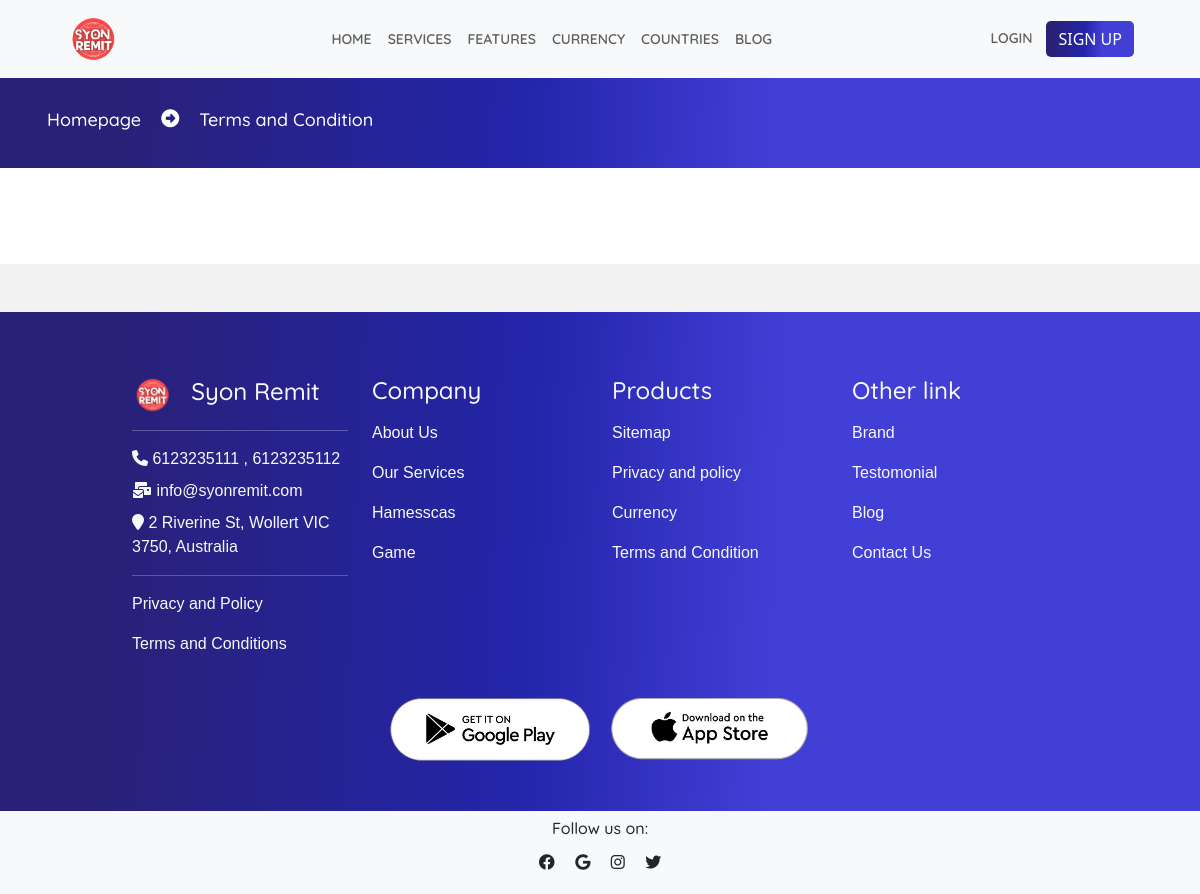
Page /terms-and-condition on the committed database.
### owner/models.py (models this page shows, shortened)
class SiteSetting(models.Model):
    title = models.CharField(max_length=200)
    subtitle = models.CharField(max_length=300, null=True, blank=True)
    light_logo = models.ImageField(upload_to='logo/', null=True, blank=True)
    dark_logo = models.ImageField(upload_to='logo/', null=True, blank=True)
    favicon = models.ImageField(upload_to='logo/', null=True, blank=True)
    email = models.CharField(max_length=200, null=True, blank=True)
    number_one = models.BigIntegerField(null=True, blank=True)
    number_two = models.BigIntegerField(null=True, blank=True)
    address = models.CharField(max_length=200)

### homepage/models.py (models this page shows, shortened)
class Footor(models.Model):
    name = models.CharField(max_length=200)
    link = models.CharField(max_length=1000)
    row = models.CharField(max_length=100, choices=(
        ('First', 'First'),
        ('Second', 'Second'),
        ('Third', 'Third')
    ), default="First")

class SocialLink(models.Model):
    name = models.CharField(max_length=200)
    icon = models.CharField(max_length=200)
    link = models.CharField(max_length=800)

### homepage/views.py (the view)
# urls.py: path('terms-and-condition', views.termsView, name = "terms"),
def termsView(request):
    dist = {
        'service_man':Service.objects.all(),
        'social':SocialLink.objects.all(),
        'first_fo':Footor.objects.filter(row='First'),
        'second_fo':Footor.objects.filter(row='Second'),
        'third_fo':Footor.objects.filter(row='Third'),
    }
    dist.update(siteInfo())
    return render(request, "homepage/other/terms.html", dist)

### homepage/views.py (called while the page is built)
def siteInfo():
    site = SiteSetting.objects.all()
    if site:
        for i in site:
            site = i
            break
    dist ={
        'site':site
    }
    return dist

### template/homepage/other/terms.html (shortened to what this page needs)
{% extends 'homepage/index.html' %}
{% block inside %}
<div class="row m-0" id="topbarpage">
    <div class="d-flex my-auto">
        <h2 class="head-para">
            <a href="{%url 'homepage:homepage'%}">
                Homepage
            </a>
        </h2>
        <p class="head-para">
            <i class="fa fa-arrow-alt-circle-right"></i>
        </p>
        <h2 class="head-para">
            Terms and Condition
        </h2>
    </div>
</div>
<div class="row bg-white m-0 pt-5 pb-5">
</div>
{% endblock inside %}

### template/homepage/index.html (shortened to what this page needs)
{% extends 'base.html' %}
{% load static %}
{% block content %}
<link
  rel="stylesheet"
  href="https://cdn.jsdelivr.net/npm/swiper@10/swiper-bundle.min.css"
/>
<div class="p-0 m-0">
    <nav class="navbar navbar-expand-lg bg-body-tertiary fixed-top bg-light" id="navbar">
        <div class="container-fluid">
          <div class="collapse navbar-collapse d-flex justify-content-between" id="navbarNav">
            <a href="{%url 'homepage:homepage'%}" class="d-flex">
                <img src="{%if site.light_logo %} {{site.light_logo.url}} {%else%}{%static 'resources/logodark.png'%} {%endif%}" alt="" height="50px">
            </a>
            <ul class="navbar-nav m-auto">
              <li class="nav-item my-auto">
                <a class="nav-link " aria-current="page" href="{%url 'homepage:homepage'%}">
                    HOME
                </a>
              </li>
              <li class="nav-item my-auto">
                <a class="nav-link" href="{%url 'homepage:services'%}">
                    SERVICES
                </a>
              </li>
              <li class="nav-item my-auto">
                <a class="nav-link" href="{%url 'homepage:feature'%}">
                    FEATURES
                </a>
              </li>
              <li class="nav-item my-auto">
                <a class="nav-link" href="{%url 'homepage:currency'%}">
                    CURRENCY
                </a>
              </li>
              <li class="nav-item my-auto">
                <a class="nav-link" href="{%url 'homepage:country'%}">
                    COUNTRIES
                </a>
              </li>
              <li class="nav-item my-auto">
                <a class="nav-link" href="{%url 'homepage:blog'%}">
                    BLOG</a>
              </li>
            </ul>
            <div class="nav-item dropdown">
                <a href="{%url 'homepage:login'%}" id="loginHome">
                    {% if request.user.is_authenticated %}
                        Dashboard
                        {% else %}
                            LOGIN
                    {% endif %}
                </a>
                {% if request.user.is_authenticated %}
                    <a href="{%url 'homepage:logout'%}" class ="text-secondary" >
                        <button class="btn btn-danger">
                            Logout
                        </button>
                    </a>
                {% else %}
                    <a href="{%url 'homepage:register'%}">
                        <button class="btn btn-primary">
                            SIGN UP
                        </button>
                    </a>
                {% endif %}
            </div>
          </div>
        </div>
    </nav>
    <div class="maintain">
    </div>
    {% block inside %}{% endblock inside %}
    <div class="footer row p-0 m-0 mt-5">
        <div class="col-12 col-lg-10  mt-5 m-auto mb-5">
            <div class="row p-0 m-0 ps-2 pe-2">
                <div class="col-12 col-lg-3 mt-3 text-light">
                    <div class="d-flex footer-first">
                        <img src="{%if site.light_logo %} {{site.light_logo.url}} {%else%}{%static 'resources/logodark.png'%} {%endif%}" alt="{{site.title}}">
                        <b class="my-auto">
                            <h4 class="ps-3">{{site.title}}</h4>
                        </b>
                    </div>
                    <hr>
                    <div class="mt-3">
                        <p class="m-0 mt-2 text-light">
                            <i class="fa fa-phone"></i> {{site.number_one}} {% if site.number_two  %}
                            , {{site.number_two}}
                           {% endif %}
                        </p>
                        <p class="m-0 mt-2 text-light">
                            <i class="fa fa-envelopes-bulk"></i> {{site.email}}
                        </p>
                        <p class="m-0 mt-2 text-light">
                            <i class="fa fa-location-pin"></i> {{site.address}}
                        </p>
                        <hr>
                        <a href="{{i.link}}">
                            <p>Privacy and Policy</p>
                        </a>
                        <a href="{{i.link}}">
                            <p>
                                Terms and Conditions
                            </p>
                        </a>
                    </div>
                </div>
                <div class="col-12 col-lg-3 mt-3 text-light">
                    <h4 class="" >Company</h4>
                    <div class="mt-3">
                        {% for i in first_fo %}
                            <a href="{{i.link}}">
                                <p>{{i.name}}</p>
                            </a>
                        {% endfor %}
                    </div>
                </div>
                <div class="col-12 col-lg-3 mt-3 text-light">
                    <h4 class="">Products</h4>
                    <div class="mt-3">
                        {% for i in second_fo %}
                            <a href="{{i.link}}">
                                <p>{{i.name}}</p>
                            </a>
                        {% endfor %}
                    </div>
                </div>
                <div class="col-12 col-lg-3 mt-3 text-light">
                    <h4 class="">Other link</h4>
                    <div class="mt-3">
                        {% for i in third_fo %}
                        <a href="{{i.link}}">
                            <p>{{i.name}}</p>
                        </a>
                    {% endfor %}
                    </div>
                </div>
                <div class="col-12 p-0 mt-4 m-auto">
                    <div class="footor-app text-center">
                        <a href="http://" class="p-2">
                            <img src="{%static 'resources/googleplay.png'%}" alt="">
                        </a>
                        <a href="http://" class="p-2">
                            <img src="{%static 'resources/playstore.png'%}" alt="">
                        </a>
                    </div>
                </div>
            </div>
        </div>
        <div class="row p-0 m-0 bg-light">
            <h6 class="text-center mt-2">
                Follow us on:
            </h6>
            <p class=" text-center">
                {% for i in social%}
                    <i class="m-2 {{i.icon}}"></i>
                {% endfor %}
            </p>
        </div>
    </div>
</div>
{% endblock content %}

### static/css/style.css (style rules this page uses)
.btn-primary { background-image: linear-gradient(92.88deg, #292177 9.16%, #2325aa 43.89%, #423fd7 64.72%); border-radius: 5px; border-style: none; color: #FFFFFF; cursor: pointer; font-weight: 500; text-align: center; transition: all .5s; }
small, span, p { font-family: 'Alegreya Sans SC', sans-serif; }
h1, h2, h3, h4, h5, h6 { font-family: 'Quicksand', sans-serif; }
body { background-color: #f1f1f1; }
a { text-decoration: none; color: inherit; }
.navbar { padding: 14px; }
.nav-link { color:rgb(94, 94, 94); font-size: 14px; font-weight: 600; font-family:'Quicksand', sans-serif ; }
#loginHome { color:rgb(94, 94, 94); font-size: 14px; font-weight: 600; padding: 10px; font-family:'Quicksand', sans-serif ; animation-name:wobble; }
.navbar-collapse { padding-left: 40px; padding-right: 40px; }
.head-para { font-size: 18px; font-weight: 500; color: white; padding: 10px; }
#topbarpage { background-image: linear-gradient(92.88deg, #292177 9.16%, #2325aa 43.89%, #423fd7 64.72%); color: white; padding: 25px; overflow: scroll; }
#topbarpage .head-para { margin: auto 0; }
.footer { background-image: linear-gradient(92.88deg, #292177 9.16%, #2325aa 43.89%, #423fd7 64.72%); }
.footer-first img { height: auto; width:20%; }
.footor-app img { height: auto; width: 200px; }
.maintain { height: 71px; }

### rows in the picture
SiteSetting: light_logo (picture), title "Syon Remit", number_one "6123235111", number_two "6123235112", email "info@syonremit.com", address "2 Riverine St, Wollert VIC 3750, Australia"
Footor: name "About Us"
Footor: name "Our Services"
Footor: name "Hamesscas"
Footor: name "Game"
Footor: name "Sitemap"
Footor: name "Privacy and policy"
Footor: name "Currency"
Footor: name "Terms and Condition"
Footor: name "Brand"
Footor: name "Testomonial"
Footor: name "Blog"
Footor: name "Contact Us"
